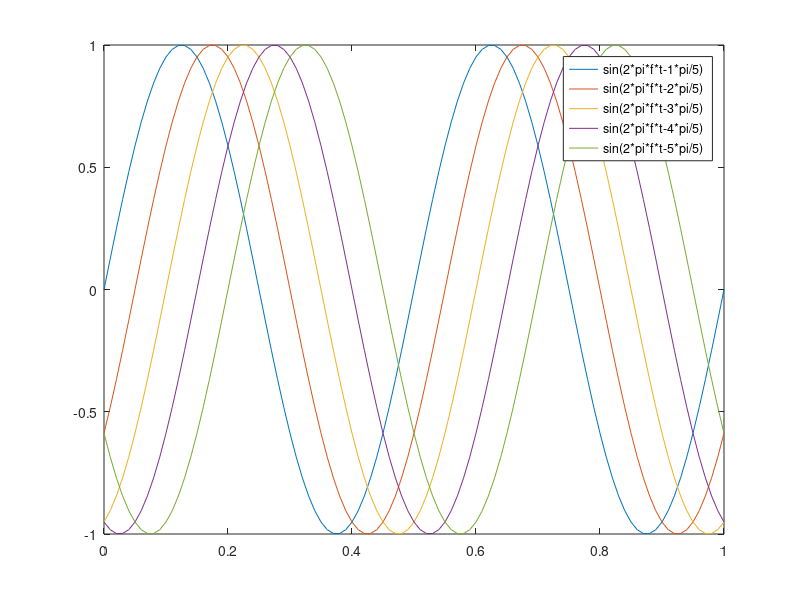

Reproduce this figure in MATLAB.
t = 0:0.01:1;
strm = {};
for i = 1:5
    f = 2;
    y = sin(2*pi*f*t-(i-1)*pi/5);
    plot(t,y)
    hold on
    %str=sprintf('sin(2%s\pi\timesf\timest+%s*pi/5)','\times',i);
    str=sprintf('sin(2*pi*f*t-%d*pi/5)',i);
    
    strm = [strm(:)',{str}];
end
hold off
legend(strm)